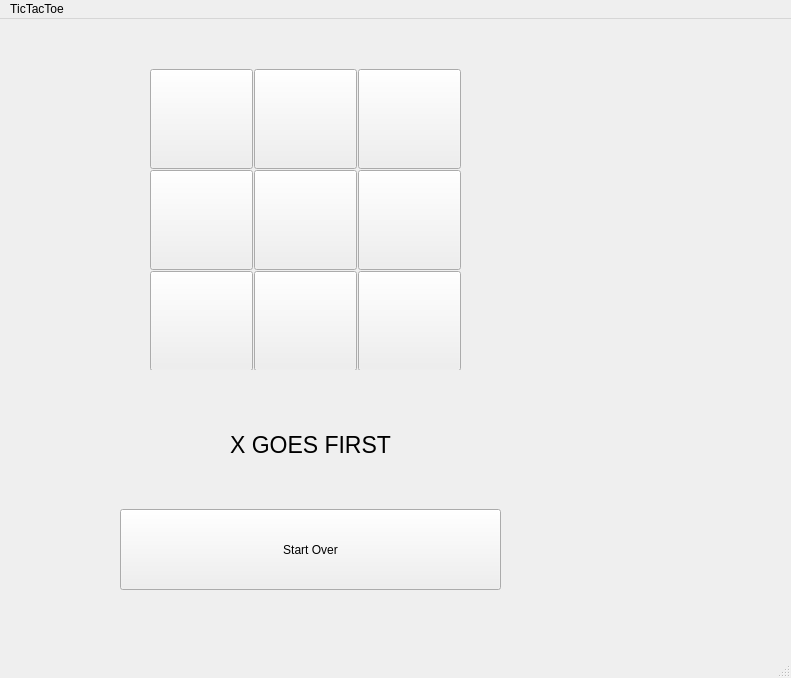
<?xml version="1.0" encoding="UTF-8"?>
<ui version="4.0">
 <class>MainWindow</class>
 <widget class="QMainWindow" name="MainWindow">
  <property name="geometry">
   <rect>
    <x>0</x>
    <y>0</y>
    <width>791</width>
    <height>678</height>
   </rect>
  </property>
  <property name="windowTitle">
   <string>MainWindow</string>
  </property>
  <widget class="QWidget" name="centralwidget">
   <widget class="QWidget" name="gridLayoutWidget">
    <property name="geometry">
     <rect>
      <x>150</x>
      <y>50</y>
      <width>311</width>
      <height>301</height>
     </rect>
    </property>
    <layout class="QGridLayout" name="gridLayout">
     <property name="sizeConstraint">
      <enum>QLayout::SetDefaultConstraint</enum>
     </property>
     <property name="spacing">
      <number>1</number>
     </property>
     <item row="0" column="0">
      <widget class="QPushButton" name="pushButton_1">
       <property name="enabled">
        <bool>true</bool>
       </property>
       <property name="sizePolicy">
        <sizepolicy hsizetype="Minimum" vsizetype="Fixed">
         <horstretch>100</horstretch>
         <verstretch>100</verstretch>
        </sizepolicy>
       </property>
       <property name="minimumSize">
        <size>
         <width>100</width>
         <height>100</height>
        </size>
       </property>
       <property name="font">
        <font>
         <pointsize>70</pointsize>
        </font>
       </property>
       <property name="text">
        <string/>
       </property>
       <property name="iconSize">
        <size>
         <width>16</width>
         <height>16</height>
        </size>
       </property>
      </widget>
     </item>
     <item row="2" column="0">
      <widget class="QPushButton" name="pushButton_3">
       <property name="enabled">
        <bool>true</bool>
       </property>
       <property name="sizePolicy">
        <sizepolicy hsizetype="Minimum" vsizetype="Fixed">
         <horstretch>100</horstretch>
         <verstretch>100</verstretch>
        </sizepolicy>
       </property>
       <property name="minimumSize">
        <size>
         <width>100</width>
         <height>100</height>
        </size>
       </property>
       <property name="font">
        <font>
         <pointsize>70</pointsize>
        </font>
       </property>
       <property name="text">
        <string/>
       </property>
       <property name="iconSize">
        <size>
         <width>16</width>
         <height>16</height>
        </size>
       </property>
      </widget>
     </item>
     <item row="2" column="1">
      <widget class="QPushButton" name="pushButton_6">
       <property name="enabled">
        <bool>true</bool>
       </property>
       <property name="sizePolicy">
        <sizepolicy hsizetype="Minimum" vsizetype="Fixed">
         <horstretch>100</horstretch>
         <verstretch>100</verstretch>
        </sizepolicy>
       </property>
       <property name="minimumSize">
        <size>
         <width>100</width>
         <height>100</height>
        </size>
       </property>
       <property name="font">
        <font>
         <pointsize>70</pointsize>
        </font>
       </property>
       <property name="text">
        <string/>
       </property>
       <property name="iconSize">
        <size>
         <width>16</width>
         <height>16</height>
        </size>
       </property>
      </widget>
     </item>
     <item row="1" column="2">
      <widget class="QPushButton" name="pushButton_8">
       <property name="enabled">
        <bool>true</bool>
       </property>
       <property name="sizePolicy">
        <sizepolicy hsizetype="Minimum" vsizetype="Fixed">
         <horstretch>100</horstretch>
         <verstretch>100</verstretch>
        </sizepolicy>
       </property>
       <property name="minimumSize">
        <size>
         <width>100</width>
         <height>100</height>
        </size>
       </property>
       <property name="font">
        <font>
         <pointsize>70</pointsize>
        </font>
       </property>
       <property name="text">
        <string/>
       </property>
       <property name="iconSize">
        <size>
         <width>16</width>
         <height>16</height>
        </size>
       </property>
      </widget>
     </item>
     <item row="1" column="0">
      <widget class="QPushButton" name="pushButton_2">
       <property name="enabled">
        <bool>true</bool>
       </property>
       <property name="sizePolicy">
        <sizepolicy hsizetype="Minimum" vsizetype="Fixed">
         <horstretch>100</horstretch>
         <verstretch>100</verstretch>
        </sizepolicy>
       </property>
       <property name="minimumSize">
        <size>
         <width>100</width>
         <height>100</height>
        </size>
       </property>
       <property name="font">
        <font>
         <pointsize>70</pointsize>
        </font>
       </property>
       <property name="text">
        <string/>
       </property>
       <property name="iconSize">
        <size>
         <width>16</width>
         <height>16</height>
        </size>
       </property>
      </widget>
     </item>
     <item row="2" column="2">
      <widget class="QPushButton" name="pushButton_9">
       <property name="enabled">
        <bool>true</bool>
       </property>
       <property name="sizePolicy">
        <sizepolicy hsizetype="Minimum" vsizetype="Fixed">
         <horstretch>100</horstretch>
         <verstretch>100</verstretch>
        </sizepolicy>
       </property>
       <property name="minimumSize">
        <size>
         <width>100</width>
         <height>100</height>
        </size>
       </property>
       <property name="font">
        <font>
         <pointsize>70</pointsize>
        </font>
       </property>
       <property name="text">
        <string/>
       </property>
       <property name="iconSize">
        <size>
         <width>16</width>
         <height>16</height>
        </size>
       </property>
      </widget>
     </item>
     <item row="1" column="1">
      <widget class="QPushButton" name="pushButton_5">
       <property name="enabled">
        <bool>true</bool>
       </property>
       <property name="sizePolicy">
        <sizepolicy hsizetype="Minimum" vsizetype="Fixed">
         <horstretch>100</horstretch>
         <verstretch>100</verstretch>
        </sizepolicy>
       </property>
       <property name="minimumSize">
        <size>
         <width>100</width>
         <height>100</height>
        </size>
       </property>
       <property name="font">
        <font>
         <pointsize>70</pointsize>
        </font>
       </property>
       <property name="text">
        <string/>
       </property>
       <property name="iconSize">
        <size>
         <width>16</width>
         <height>16</height>
        </size>
       </property>
      </widget>
     </item>
     <item row="0" column="1">
      <widget class="QPushButton" name="pushButton_4">
       <property name="enabled">
        <bool>true</bool>
       </property>
       <property name="sizePolicy">
        <sizepolicy hsizetype="Minimum" vsizetype="Fixed">
         <horstretch>100</horstretch>
         <verstretch>100</verstretch>
        </sizepolicy>
       </property>
       <property name="minimumSize">
        <size>
         <width>100</width>
         <height>100</height>
        </size>
       </property>
       <property name="font">
        <font>
         <pointsize>70</pointsize>
        </font>
       </property>
       <property name="text">
        <string/>
       </property>
       <property name="iconSize">
        <size>
         <width>16</width>
         <height>16</height>
        </size>
       </property>
      </widget>
     </item>
     <item row="0" column="2">
      <widget class="QPushButton" name="pushButton_7">
       <property name="enabled">
        <bool>true</bool>
       </property>
       <property name="sizePolicy">
        <sizepolicy hsizetype="Minimum" vsizetype="Fixed">
         <horstretch>100</horstretch>
         <verstretch>100</verstretch>
        </sizepolicy>
       </property>
       <property name="minimumSize">
        <size>
         <width>100</width>
         <height>100</height>
        </size>
       </property>
       <property name="font">
        <font>
         <pointsize>70</pointsize>
        </font>
       </property>
       <property name="text">
        <string/>
       </property>
       <property name="iconSize">
        <size>
         <width>16</width>
         <height>16</height>
        </size>
       </property>
      </widget>
     </item>
    </layout>
   </widget>
   <widget class="QPushButton" name="pushButton_10">
    <property name="geometry">
     <rect>
      <x>120</x>
      <y>490</y>
      <width>381</width>
      <height>81</height>
     </rect>
    </property>
    <property name="text">
     <string>Start Over</string>
    </property>
   </widget>
   <widget class="QLabel" name="label">
    <property name="geometry">
     <rect>
      <x>50</x>
      <y>400</y>
      <width>521</width>
      <height>51</height>
     </rect>
    </property>
    <property name="font">
     <font>
      <pointsize>17</pointsize>
     </font>
    </property>
    <property name="text">
     <string>X GOES FIRST</string>
    </property>
    <property name="alignment">
     <set>Qt::AlignCenter</set>
    </property>
   </widget>
  </widget>
  <widget class="QMenuBar" name="menubar">
   <property name="geometry">
    <rect>
     <x>0</x>
     <y>0</y>
     <width>791</width>
     <height>37</height>
    </rect>
   </property>
   <widget class="QMenu" name="menuTicTacToe">
    <property name="title">
     <string>TicTacToe</string>
    </property>
   </widget>
   <addaction name="menuTicTacToe"/>
  </widget>
  <widget class="QStatusBar" name="statusbar"/>
 </widget>
 <resources/>
 <connections/>
</ui>
